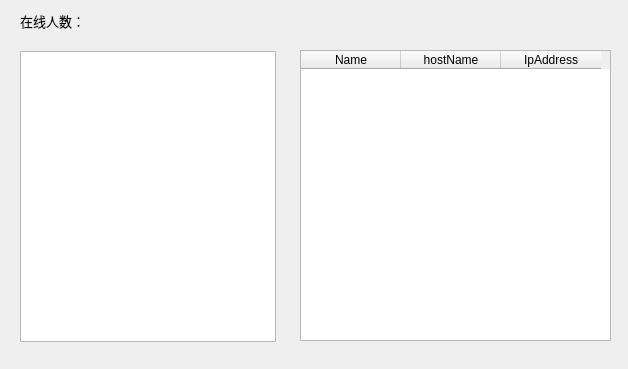
<?xml version="1.0" encoding="UTF-8"?>
<ui version="4.0">
 <class>Widget</class>
 <widget class="QWidget" name="Widget">
  <property name="geometry">
   <rect>
    <x>0</x>
    <y>0</y>
    <width>628</width>
    <height>369</height>
   </rect>
  </property>
  <property name="windowTitle">
   <string>dolorsChatRoomServ</string>
  </property>
  <widget class="QTableWidget" name="onlineUsrDB">
   <property name="geometry">
    <rect>
     <x>300</x>
     <y>50</y>
     <width>311</width>
     <height>291</height>
    </rect>
   </property>
   <column>
    <property name="text">
     <string>Name</string>
    </property>
   </column>
   <column>
    <property name="text">
     <string>hostName</string>
    </property>
   </column>
   <column>
    <property name="text">
     <string>IpAddress</string>
    </property>
   </column>
  </widget>
  <widget class="QTextBrowser" name="statusBrowser">
   <property name="geometry">
    <rect>
     <x>20</x>
     <y>51</y>
     <width>256</width>
     <height>291</height>
    </rect>
   </property>
  </widget>
  <widget class="QLabel" name="userNumLabel">
   <property name="geometry">
    <rect>
     <x>20</x>
     <y>10</y>
     <width>171</width>
     <height>21</height>
    </rect>
   </property>
   <property name="font">
    <font>
     <pointsize>10</pointsize>
    </font>
   </property>
   <property name="text">
    <string>在线人数：</string>
   </property>
  </widget>
 </widget>
 <layoutdefault spacing="6" margin="11"/>
 <resources/>
 <connections/>
</ui>
